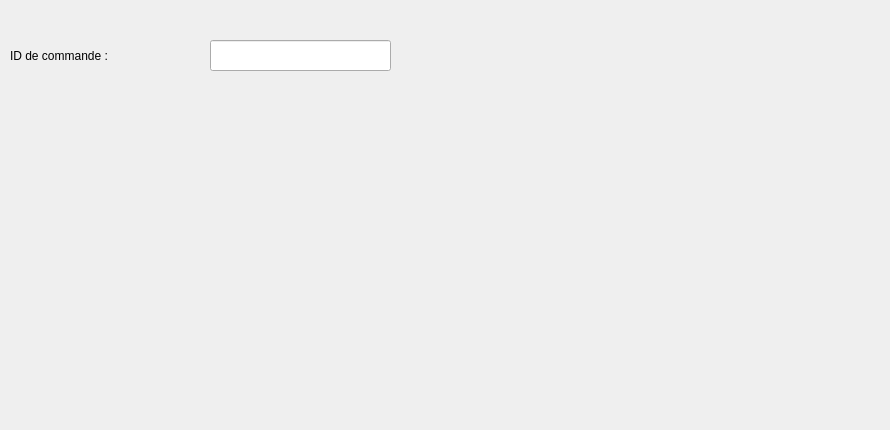
        <widget class="QWidget" name="tab_10">
         <attribute name="icon">
          <iconset>
           <normaloff>../../gestion_fournisseur/PP.png</normaloff>../../gestion_fournisseur/PP.png</iconset>
         </attribute>
         <attribute name="title">
          <string>Supprimer</string>
         </attribute>
         <widget class="QLabel" name="label_23">
          <property name="geometry">
           <rect>
            <x>10</x>
            <y>20</y>
            <width>161</width>
            <height>121</height>
           </rect>
          </property>
          <property name="text">
           <string/>
          </property>
         </widget>
         <widget class="QLabel" name="label_42">
          <property name="geometry">
           <rect>
            <x>-10</x>
            <y>-10</y>
            <width>881</width>
            <height>421</height>
           </rect>
          </property>
          <property name="text">
           <string/>
          </property>
          <property name="pixmap">
           <pixmap>../../gestion_fournisseur/1.png</pixmap>
          </property>
         </widget>
         <widget class="QPushButton" name="pushButton_15">
          <property name="geometry">
           <rect>
            <x>430</x>
            <y>30</y>
            <width>121</width>
            <height>61</height>
           </rect>
          </property>
          <property name="styleSheet">
           <string notr="true">#pushButton_15{
	image: url(:/new/prefix1/i,qge/PP.png);
border:none;}</string>
          </property>
          <property name="text">
           <string/>
          </property>
         </widget>
         <widget class="QLabel" name="label_43">
          <property name="geometry">
           <rect>
            <x>10</x>
            <y>40</y>
            <width>191</width>
            <height>31</height>
           </rect>
          </property>
          <property name="styleSheet">
           <string notr="true">font: 12pt &quot;MS Shell Dlg 2&quot;;</string>
          </property>
          <property name="text">
           <string>ID de commande :</string>
          </property>
         </widget>
         <widget class="QLineEdit" name="le_id_supp">
          <property name="geometry">
           <rect>
            <x>210</x>
            <y>40</y>
            <width>181</width>
            <height>31</height>
           </rect>
          </property>
         </widget>
         <widget class="QPushButton" name="pushButton_40">
          <property name="geometry">
           <rect>
            <x>620</x>
            <y>-120</y>
            <width>241</width>
            <height>391</height>
           </rect>
          </property>
          <property name="styleSheet">
           <string notr="true">#pushButton_40{
	image: url(:/new/prefix1/i,qge/c.png);
border:none;}</string>
          </property>
          <property name="text">
           <string/>
          </property>
         </widget>
        </widget>
